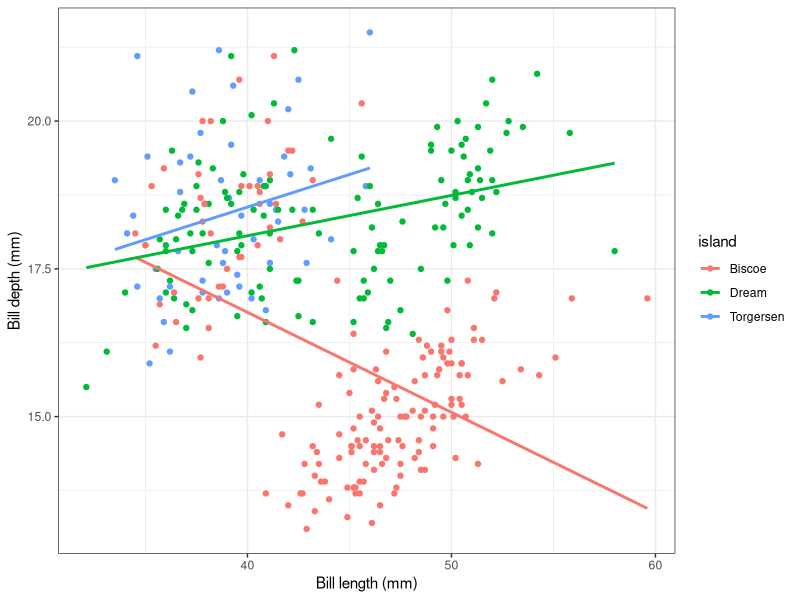

This chart was generated by the following R code:
## ---- chunk 1
#| label: load packages
#| include: false

library(tidyverse)

## ---- chunk 2
#| label: graphity graph graph

penguins |>
  select(bill_len, bill_dep, island) |>
  na.omit() |>
  ggplot() +
  aes(x = bill_len, y = bill_dep, color = island) +
  geom_point() +
  geom_smooth(method = "lm", se = FALSE) +
  theme_bw() +
  labs(
    x = "Bill length (mm)",
    y = "Bill depth (mm)"
  )

## ---- chunk 3
#label: table!

penguins |>
  group_by(island) |>
  summarize(
          mean_bill_len = mean(bill_len),
          mean_bill_depth = mean(bill_dep)
          )

